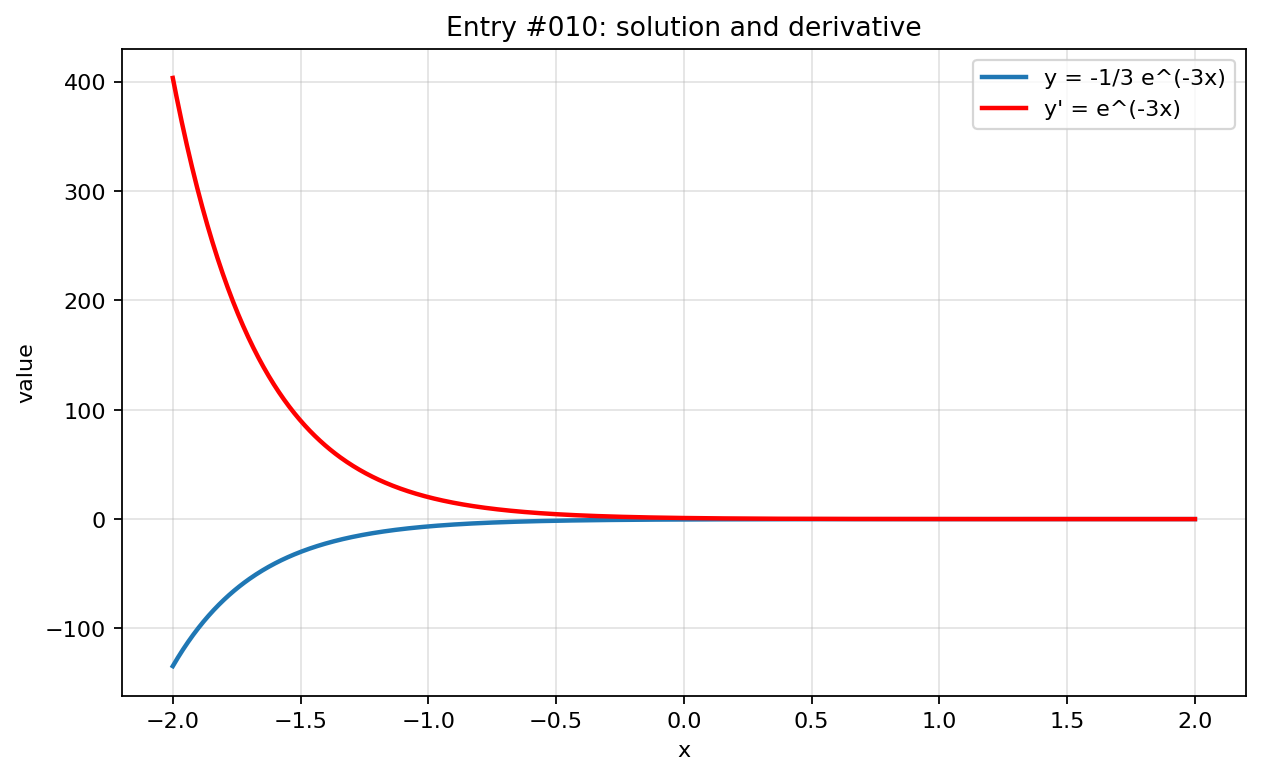

The Python source for this figure:
import numpy as np
import matplotlib.pyplot as plt

x = np.linspace(-2, 2, 800)

with np.errstate(divide="ignore", invalid="ignore", over="ignore"):
    y = -(1/3)*np.exp(-3*x)
    y_prime = np.exp(-3*x)

plt.figure(figsize=(8, 5))
plt.plot(x, y, label="y = -1/3 e^(-3x)", linewidth=2)
plt.plot(x, y_prime, label="y' = e^(-3x)", linewidth=2, color="red")
plt.title("Entry #010: solution and derivative")
plt.xlabel("x")
plt.ylabel("value")
plt.grid(True, alpha=0.35)
plt.legend()
plt.tight_layout()
plt.show()
